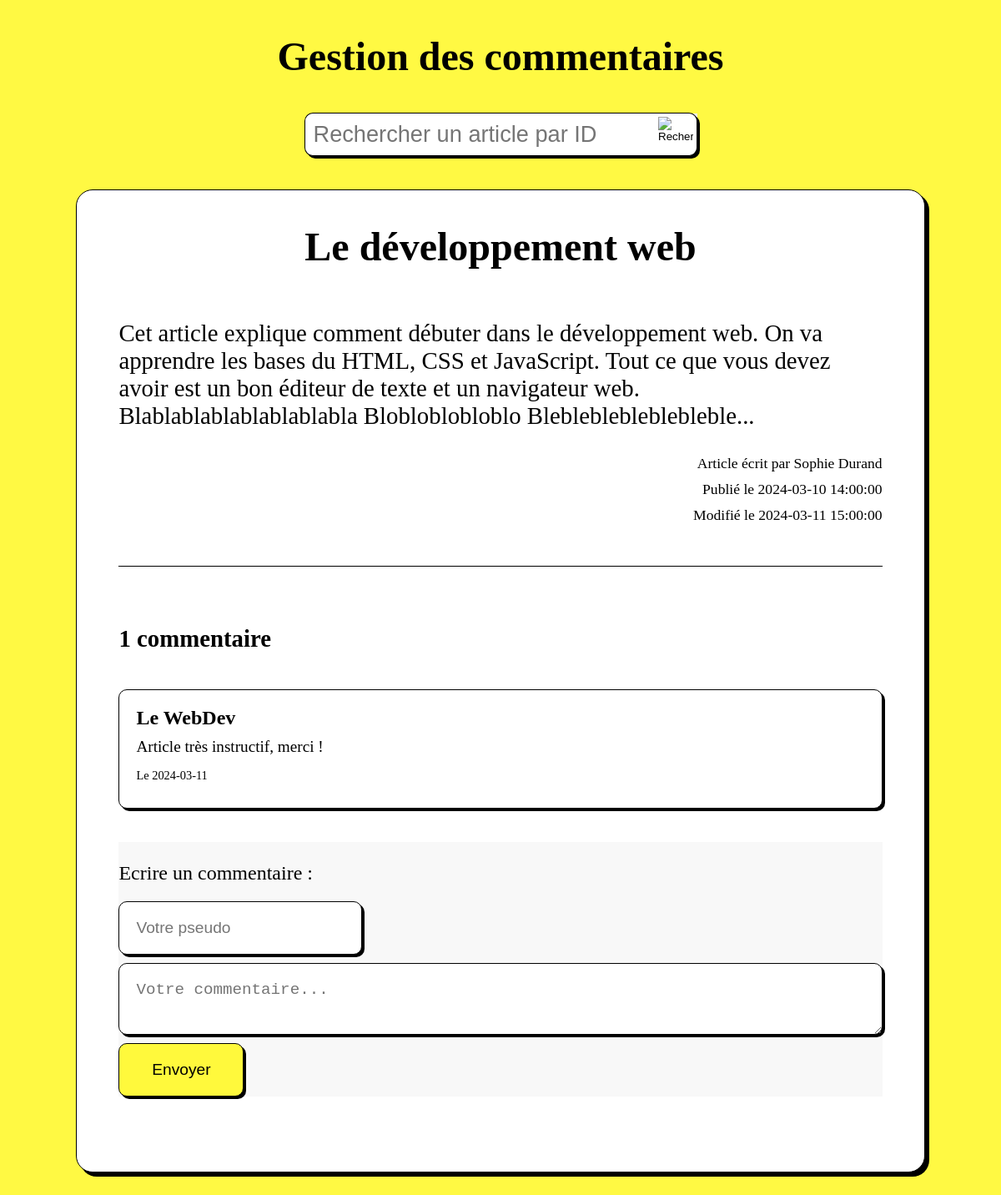
Page /TP2-projet-blog/TP2-exercices/3-gestion-des-commentaires.php?id_article=6 on the committed database.
### tables this page shows
CREATE TABLE Articles (
    id_art INT PRIMARY KEY AUTO_INCREMENT,
    id_aut INT,
    titre VARCHAR(255),
    corps TEXT,
    date_crea DATETIME,
    date_modif DATETIME,
    FOREIGN KEY (id_aut) REFERENCES Utilisateurs(id_aut)
);

CREATE TABLE Utilisateurs (
    id_aut INT PRIMARY KEY AUTO_INCREMENT,
    nom VARCHAR(100),
    prenom VARCHAR(100),
    login VARCHAR(20),
    mdp VARCHAR(15),
    role VARCHAR(20)
);

CREATE TABLE Commentaires (
    id_com INT PRIMARY KEY AUTO_INCREMENT,
    id_art INT,
    pseudo VARCHAR(100),
    contenu TEXT,
    date_crea DATETIME,
    FOREIGN KEY (id_art) REFERENCES Articles(id_art)
);

### TP2-projet-blog/TP2-exercices/3-gestion-des-commentaires.php (the view, shortened to what this page needs)
<!DOCTYPE html>
<html lang="fr">
<head>
    <link rel="stylesheet" href="gestionCommentaires.css">
</head>
<body>
    <main>
        <h1>Gestion des commentaires</h1>
        <form id="formRecherche" method="post" action="3-gestion-des-commentaires.php">
            <input required type="text" name="idart" placeholder="Rechercher un article par ID">
            <button onclick="submitForm()" title="Rechercher">
                <img src="http://cdn.onlinewebfonts.com/svg/img_588.png" alt="Rechercher">
            </button>
        </form>
            <?php
            $db = new PDO('mysql:host=localhost;dbname=blog', 'root', '');
            if(isset($_POST['idart']) || isset($_GET['id_article'])){
                if(isset($_POST['idart'])){
                    $idart = $_POST['idart'];
                    $_SESSION['idart'] = $idart;
                } else {
                    $idart = $_GET['id_article'];
                }
                $query = $db->prepare(
                    "SELECT id_art, titre, corps, date_crea, date_modif, nom, prenom
                    FROM articles JOIN utilisateurs USING(id_aut) WHERE id_art = :idart"
                                    );
                $query->execute([
                    "idart"=>$idart
                ]);
                $article = $query->fetch();
                if($article){
                    echo"<div class='conteneur-article'>";
                        echo"<h1>" . $article['titre'] . "</h1>";
                        echo"<p class='corps-article'>" . $article['corps'] . "</p>";
                        echo"<div class='info-art-container'>
                                <p class='info-art'> Article écrit par " . $article['prenom'] . " " . $article['nom'] . "</p>
                                <p class='info-art'> Publié le " . $article['date_crea'] . "</p>
                                <p class='info-art'> Modifié le " . $article['date_modif'] . "</p>
                            </div>";
                        echo "<div class='ligne-horizontale'></div>";
                        $query = $db->prepare("SELECT * FROM commentaires WHERE id_art = :idart");
                        $query->execute(["idart" => $idart]);
                        $commentaires = $query->fetchAll();
                        echo "<h2 class='comms-annonce'>";
                            if ($commentaires) {
                                $commentCount = count($commentaires);
                                if ($commentCount > 1) {
                                    echo $commentCount . " commentaires";
                                } else {
                                    echo $commentCount . " commentaire";
                                }
                            } else {
                                echo "Aucun commentaire";
                            }
                        echo "</h2>";
                        echo "<div class='comms-cont'>";
                            foreach($commentaires as $com){
                                echo "
                                <div class='com'>
                                    <h4>" . $com['pseudo'] . "</h4>
                                    <p>" . $com['contenu'] . "</p>
                                    <p class='date-com'> Le " . substr($com['date_crea'], 0, 10) . "</p>";
                                echo "</div>";
                            }
                        echo"</div>";
                        echo "<div class='comment-form'>";
                            echo "<h3>Ecrire un commentaire :</h3>";
                            echo "<form method='POST' action=''>";
                                echo "<input required type='text' name='pseudo' placeholder='Votre pseudo'>";
                                echo "<textarea required name='comment' placeholder='Votre commentaire...'></textarea>";
                                echo "<input name='send-commentaire' type='submit' value='Envoyer'>";
                            echo "</form>";
                        echo "</div>";
                    echo"</div>";
                }else{
                    echo"<div>Article non trouvé</div>";
                }
            }
            ?>
    </main>
</body>
</html>

### TP2-projet-blog/TP2-exercices/gestionCommentaires.css (style rules this page uses)
body { background-color: rgb(255, 249, 67); }
main { margin: 20px 20px 80px 20px; display: flex; flex-direction: column; justify-content: center; align-items: center; }
main h1 { text-align: center; font-size: 3rem; margin: 20px 0; color: rgb(0, 0, 0); border-radius: 20px; }
#formRecherche { display: flex; justify-content: center; align-items: center; margin: 20px 0; }
#formRecherche input { height: 50px; width: 400px; border-radius: 10px 0 0 10px; border : 1px solid black; font-size: 1.7rem; border-right: none; padding: 0 10px; box-shadow: 3px 3px 0px black; }
button img { height: 42px; width: 42px; padding: 4px; border: 1px solid black; border-radius: 0 10px 10px 0; border-left: none; box-shadow: 3px 3px 0px black; background-color: white; }
#formRecherche button { height: 50px; width: 50px; cursor: pointer; background-color: none !important; display: flex; justify-content: center; align-items: center; border: none; }
.conteneur-article { display: flex; flex-direction: column; margin: 20px 0; width: 80%; max-width: 1800px; padding: 20px 50px 40px 50px; background-color: white; border-radius: 20px; box-shadow: 5px 5px 0px black; border: 1px solid black; }
.conteneur-article h1 { margin: 20px 0 40px 0; }
.conteneur-article .corps-article { font-size: 1.8rem; margin: 20px 0; }
.conteneur-article .info-art { margin: 10px 0; font-size: 1.1rem; width: 100%; text-align: end; }
.ligne-horizontale { width: 100%; height: 1px; background-color: black; margin: 40px 0 20px 0; }
.comms-annonce { margin-top: 50px; font-size: 1.8rem; }
.comms-cont { margin-bottom: 0px; }
.com * { margin: 0; padding: 0; }
.com { display: flex; flex-direction: column; margin: 20px 0 40px 0; padding: 20px; background-color: white; border-radius: 10px; box-shadow: 3px 3px 0px black; border: 1px solid black; }
.com h4 { font-size: 1.5rem; margin-bottom: 10px; }
.com p { font-size: 1.2rem; margin-bottom: 10px; }
.com .date-com { font-size: .9rem; margin-top: 5px; }
.comment-form { display: flex; flex-direction: column; background-color: #f8f8f8; margin-bottom: 50px; }
.comment-form form { display: flex; flex-direction: column; }
.comment-form h3 { margin-bottom: 20px; font-size: 1.5rem; font-weight: normal; }
.comment-form input[type="text"], .comment-form textarea { padding: 20px; border-radius: 10px; border: 1px solid #000000; box-shadow: 3px 3px 0px black; margin-bottom: 10px; font-size: 1.2rem; }
.comment-form textarea { resize: vertical; }
.comment-form input[type="text"] { width: 250px; }
.comment-form input[type="submit"] { width: 150px; padding: 20px 30px; background-color: rgb(255, 249, 60); border-radius: 10px; color: #000000; box-shadow: 3px 3px 0px black; border: 1px solid #000000; cursor: pointer; font-size: 1.2rem; }

### rows in the picture
articles: titre "Le développement web", corps "Cet article explique comment débuter dans le développement web. On va apprendre les bases du HTML, CSS et JavaScript. Tout ce que vous devez avoir est un bon éditeur de texte et un navigateur web. Blablablablablablablabla Blobloblobloblo Blebleblebleblebleble...", id_aut.prenom "Sophie", id_aut.nom "Durand", date_crea "2024-03-10 14:00:00", date_modif "2024-03-11 15:00:00"
commentaires: pseudo "Le WebDev", contenu "Article très instructif, merci !", date_crea "2024-03-11"

### other values in the picture
$commentCount "1"
